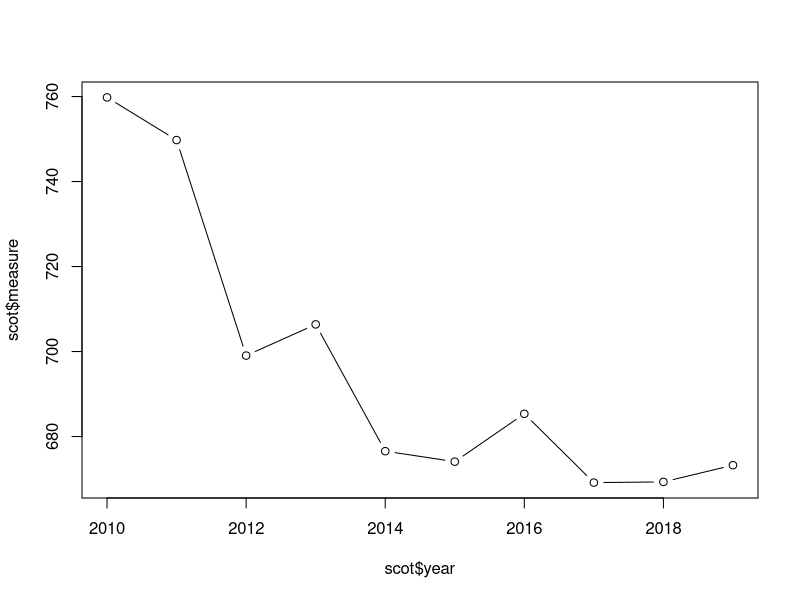
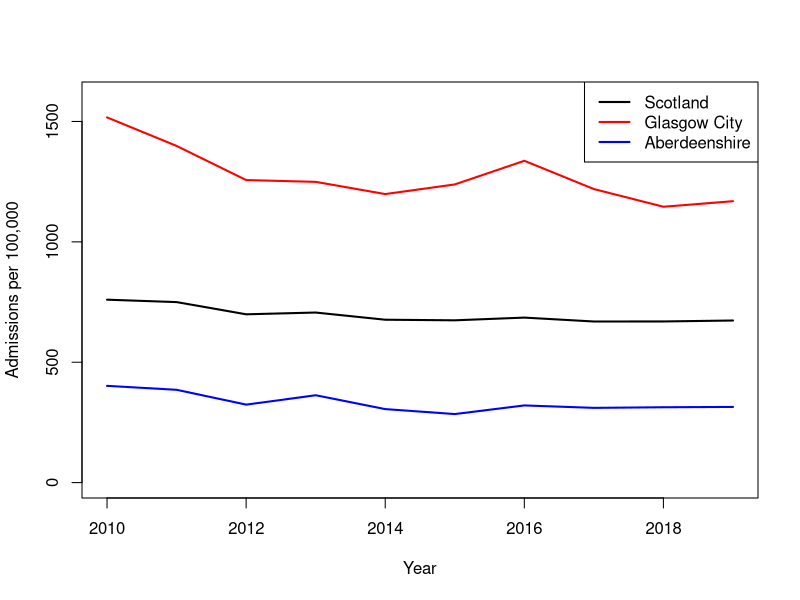
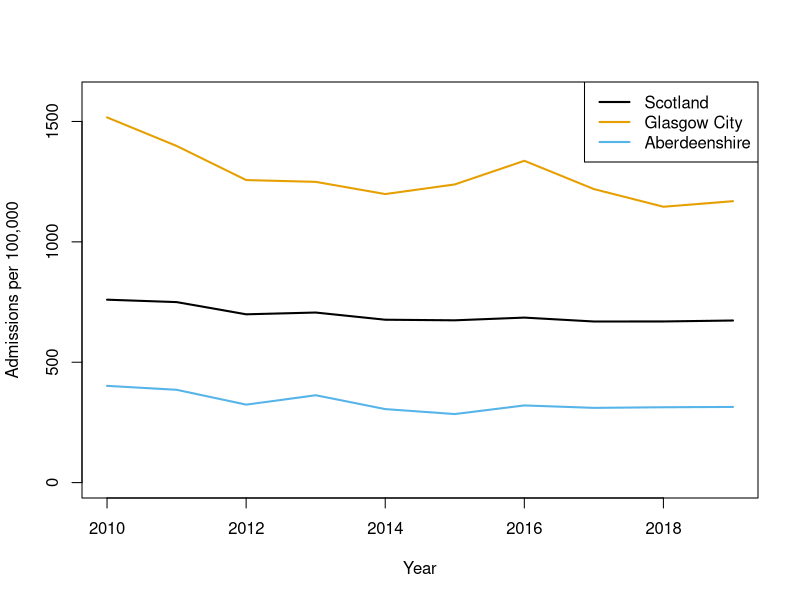
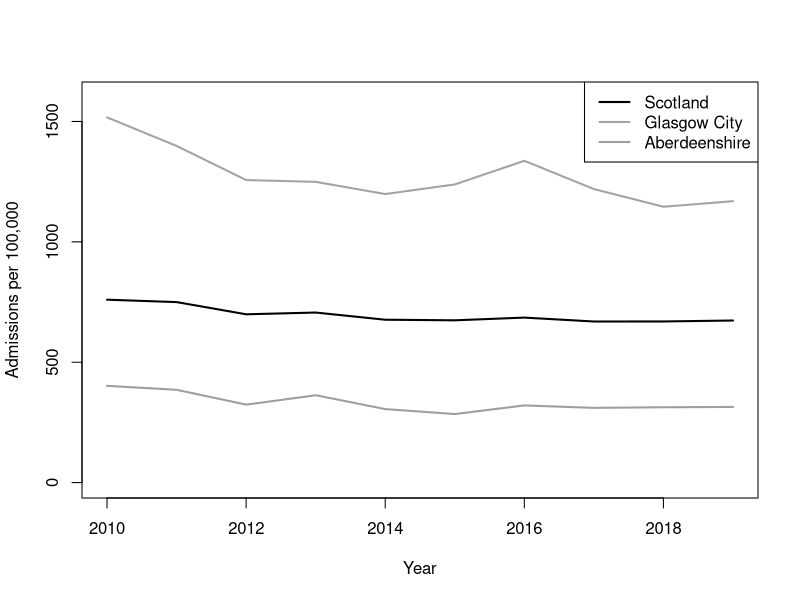
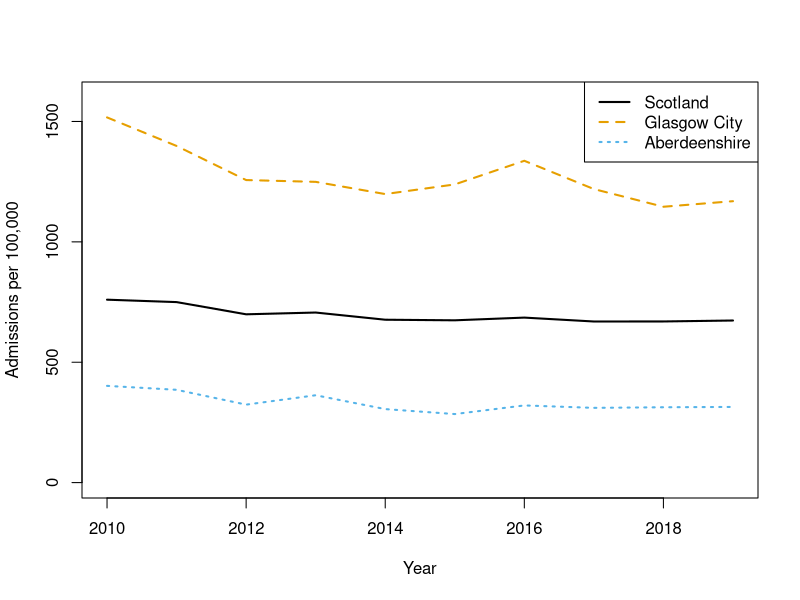
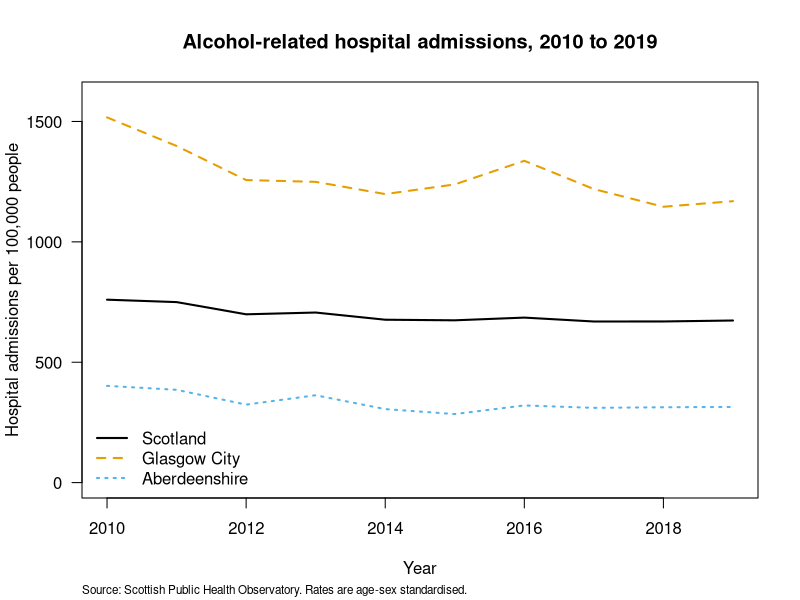
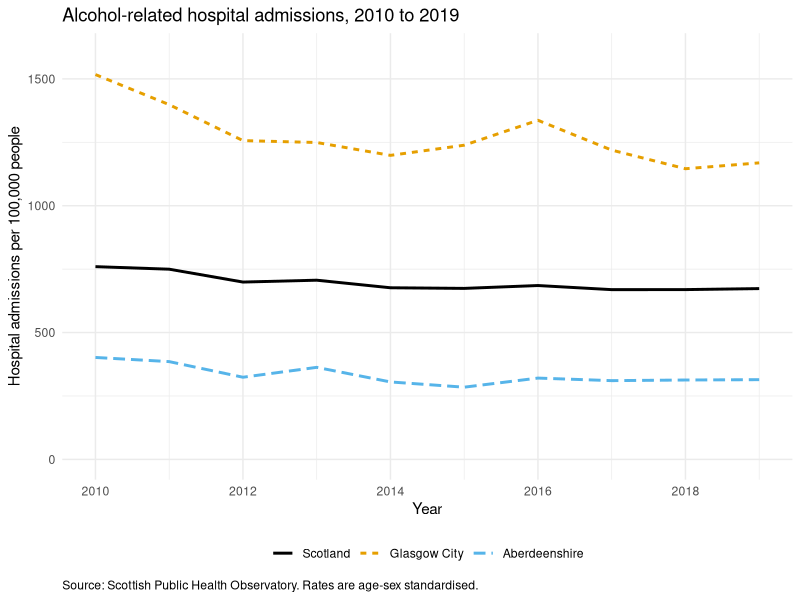
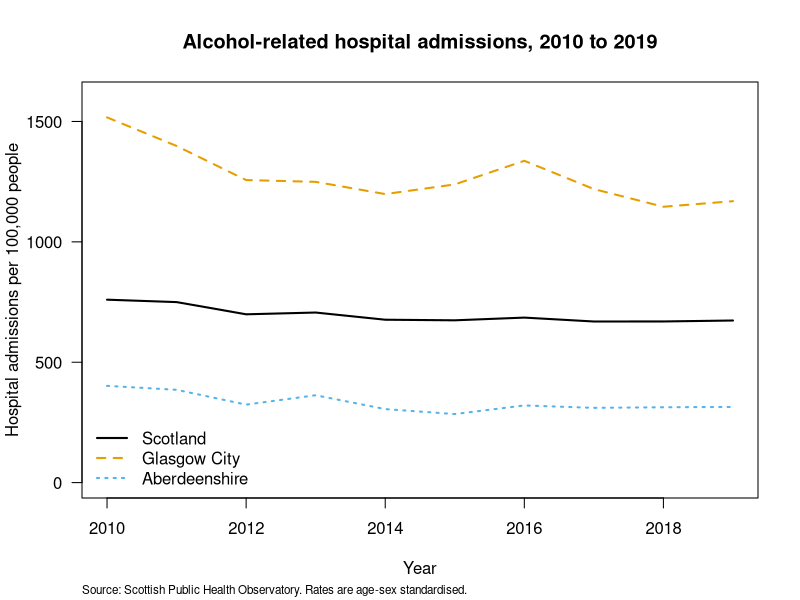

Recreate these plots in R, in order.
## ---- chunk 1
knitr::opts_chunk$set(echo=TRUE, message = FALSE, warning = FALSE, eval = FALSE, cache = FALSE)
SOLUTIONS <- FALSE
## ---- chunk 2
scotpho <- read.table('data/scotpho_alcohol_admissions.txt', header = TRUE, sep = "\t",
                      na.strings = "NA", stringsAsFactors = TRUE)
## ---- chunk 3
str(scotpho)
summary(scotpho)

nrow(scotpho)            # 330

table(scotpho$area_type)
# Council area     Scotland 
#          320           10 

# 33 areas, 10 years each. Every area is complete:
table(scotpho$area_name)
unique(table(scotpho$area_name))   # 10 - so every area has all 10 years

range(scotpho$year)      # 2010 2019

# If an area were missing a year, lines() would simply join the points either
# side of the gap and draw a straight line straight through it. Nothing would
# warn you, and the plot would imply data you do not have.
## ---- chunk 4
scot <- scotpho[scotpho$area_name == "Scotland", ]

plot(scot$year, scot$measure, type = "b")

# What is wrong with this plot for anyone other than you?
#  - the x axis is labelled scot$year and the y axis scot$measure
#  - there are no units anywhere, so 673 could be anything
#  - there is no title, so the reader does not know what is being counted
#  - the y axis does not start at zero, which exaggerates the decline
#  - there is nothing to say where the data came from
#
# The plot is not wrong. It is just useless to anybody who is not already
# holding the dataset.
## ---- chunk 5
# one dataframe per area
scotland <- scotpho[scotpho$area_name == "Scotland", ]
glasgow <- scotpho[scotpho$area_name == "Glasgow City", ]
aberdeenshire <- scotpho[scotpho$area_name == "Aberdeenshire", ]

# Glasgow reaches about 1500, so leave room for it
plot(scotland$year, scotland$measure, type = "l", lwd = 2, col = "black",
     ylim = c(0, 1600), xlab = "Year", ylab = "Admissions per 100,000")

lines(glasgow$year, glasgow$measure, lwd = 2, col = "red")
lines(aberdeenshire$year, aberdeenshire$measure, lwd = 2, col = "blue")

legend("topright", legend = c("Scotland", "Glasgow City", "Aberdeenshire"),
       col = c("black", "red", "blue"), lwd = 2)

# Glasgow City is roughly twice the Scottish average and Aberdeenshire is
# roughly half of it. The national line, on its own, describes almost nobody.

# Note: with only three areas it is perfectly reasonable to write out three
# lines() calls. If you had all 32 council areas you would want a loop instead,
# which you can meet in the optional programming exercise.
## ---- chunk 6
cols <- palette.colors(3, palette = "Okabe-Ito")
cols
# "#000000" "#E69F00" "#56B4E9"   black, orange, sky blue

plot(scotland$year, scotland$measure, type = "l", lwd = 2, col = cols[1],
     ylim = c(0, 1600), xlab = "Year", ylab = "Admissions per 100,000")
lines(glasgow$year, glasgow$measure, lwd = 2, col = cols[2])
lines(aberdeenshire$year, aberdeenshire$measure, lwd = 2, col = cols[3])
legend("topright", legend = c("Scotland", "Glasgow City", "Aberdeenshire"),
       col = cols, lwd = 2)

# now the same plot in greyscale
greys <- grey(c(0, 0.64, 0.62))

plot(scotland$year, scotland$measure, type = "l", lwd = 2, col = greys[1],
     ylim = c(0, 1600), xlab = "Year", ylab = "Admissions per 100,000")
lines(glasgow$year, glasgow$measure, lwd = 2, col = greys[2])
lines(aberdeenshire$year, aberdeenshire$measure, lwd = 2, col = greys[3])
legend("topright", legend = c("Scotland", "Glasgow City", "Aberdeenshire"),
       col = greys, lwd = 2)

# The orange and the sky blue are different enough on screen, but in grey they
# come out at 0.64 and 0.62 - practically the same. Anyone printing your poster
# in black and white cannot tell Glasgow from Aberdeenshire.

# Colour alone is never enough. The fix is to give the reader a second,
# redundant cue - here a different line type for each area, set with lty - so
# the plot still works with no colour at all.
plot(scotland$year, scotland$measure, type = "l", lwd = 2, col = cols[1], lty = 1,
     ylim = c(0, 1600), xlab = "Year", ylab = "Admissions per 100,000")
lines(glasgow$year, glasgow$measure, lwd = 2, col = cols[2], lty = 2)
lines(aberdeenshire$year, aberdeenshire$measure, lwd = 2, col = cols[3], lty = 3)
legend("topright", legend = c("Scotland", "Glasgow City", "Aberdeenshire"),
       col = cols, lwd = 2, lty = c(1, 2, 3))
## ---- chunk 7
plot(scotland$year, scotland$measure, type = "l", lwd = 2, col = cols[1], lty = 1,
     ylim = c(0, 1600), las = 1,
     xlab = "Year",
     ylab = "Hospital admissions per 100,000 people",
     main = "Alcohol-related hospital admissions, 2010 to 2019")

lines(glasgow$year, glasgow$measure, lwd = 2, col = cols[2], lty = 2)
lines(aberdeenshire$year, aberdeenshire$measure, lwd = 2, col = cols[3], lty = 3)

legend("bottomleft", legend = c("Scotland", "Glasgow City", "Aberdeenshire"),
       col = cols, lwd = 2, lty = c(1, 2, 3), bty = "n")

mtext("Source: Scottish Public Health Observatory. Rates are age-sex standardised.",
      side = 1, line = 4, cex = 0.7, adj = 0)

# Should the y axis start at zero?
# Starting at zero, as here, shows the true relative size of the difference
# between areas: Glasgow really is about four times Aberdeenshire. Starting at
# the minimum instead would fill the panel with the year to year wiggles and
# make a modest national decline look dramatic. For a rate like this, where
# zero is meaningful and the comparison between areas is the point, starting at
# zero is the honest choice. For something like average age, where zero is
# nowhere near the data, it would be absurd. Decide, and be able to say why.
## ---- chunk 8
# pdf: vector, so it stays sharp at any size. width and height are in inches,
# and 10 x 5.625 is 16:9
pdf('output/ex6_admissions.pdf', width = 10, height = 5.625, pointsize = 12)

plot(scotland$year, scotland$measure, type = "l", lwd = 2, col = cols[1], lty = 1,
     ylim = c(0, 1600), las = 1, xlab = "Year",
     ylab = "Hospital admissions per 100,000 people",
     main = "Alcohol-related hospital admissions, 2010 to 2019")
lines(glasgow$year, glasgow$measure, lwd = 2, col = cols[2], lty = 2)
lines(aberdeenshire$year, aberdeenshire$measure, lwd = 2, col = cols[3], lty = 3)
legend("bottomleft", legend = c("Scotland", "Glasgow City", "Aberdeenshire"),
       col = cols, lwd = 2, lty = c(1, 2, 3), bty = "n")
mtext("Source: Scottish Public Health Observatory. Rates are age-sex standardised.",
      side = 1, line = 4, cex = 0.7, adj = 0)

dev.off()

# png: pixels, so the resolution matters. units = "in" plus res = 300 gives you
# a 3000 x 1688 pixel image that will print cleanly. It is the same plotting
# code again - copy and paste it, or better, keep it in your script once and
# run it twice.
png('output/ex6_admissions.png', width = 10, height = 5.625, units = "in",
    res = 300, pointsize = 12)

plot(scotland$year, scotland$measure, type = "l", lwd = 2, col = cols[1], lty = 1,
     ylim = c(0, 1600), las = 1, xlab = "Year",
     ylab = "Hospital admissions per 100,000 people",
     main = "Alcohol-related hospital admissions, 2010 to 2019")
lines(glasgow$year, glasgow$measure, lwd = 2, col = cols[2], lty = 2)
lines(aberdeenshire$year, aberdeenshire$measure, lwd = 2, col = cols[3], lty = 3)
legend("bottomleft", legend = c("Scotland", "Glasgow City", "Aberdeenshire"),
       col = cols, lwd = 2, lty = c(1, 2, 3), bty = "n")
mtext("Source: Scottish Public Health Observatory. Rates are age-sex standardised.",
      side = 1, line = 4, cex = 0.7, adj = 0)

dev.off()

# Use the pdf for anything going to a printer, and the png for anything going
# into PowerPoint or a web page. If your poster template asks for a specific
# figure size, set width and height to that size here rather than resizing the
# image afterwards, which is what makes text look squashed or fuzzy.
## ---- chunk 9
library(ggplot2)

areas <- c("Scotland", "Glasgow City", "Aberdeenshire")
sub <- scotpho[scotpho$area_name %in% areas, ]

# keep only the three areas as factor levels, in the order we want them
sub$area_name <- factor(sub$area_name, levels = areas)

ggplot(data = sub, aes(x = year, y = measure,
                       colour = area_name, linetype = area_name)) +
  geom_line(linewidth = 1) +
  scale_colour_manual(values = as.vector(cols)) +
  scale_y_continuous(limits = c(0, 1600)) +
  # without this ggplot labels the axis 2010.0, 2012.5, 2015.0 - decimal years,
  # which is nonsense on a plot anyone else has to read
  scale_x_continuous(breaks = seq(2010, 2018, by = 2)) +
  labs(x = "Year",
       y = "Hospital admissions per 100,000 people",
       title = "Alcohol-related hospital admissions, 2010 to 2019",
       caption = "Source: Scottish Public Health Observatory. Rates are age-sex standardised.",
       colour = NULL, linetype = NULL) +
  theme_minimal() +
  theme(legend.position = "bottom", plot.caption = element_text(hjust = 0))

ggsave('output/ex6_admissions_ggplot.png', width = 10, height = 5.625, dpi = 300)
